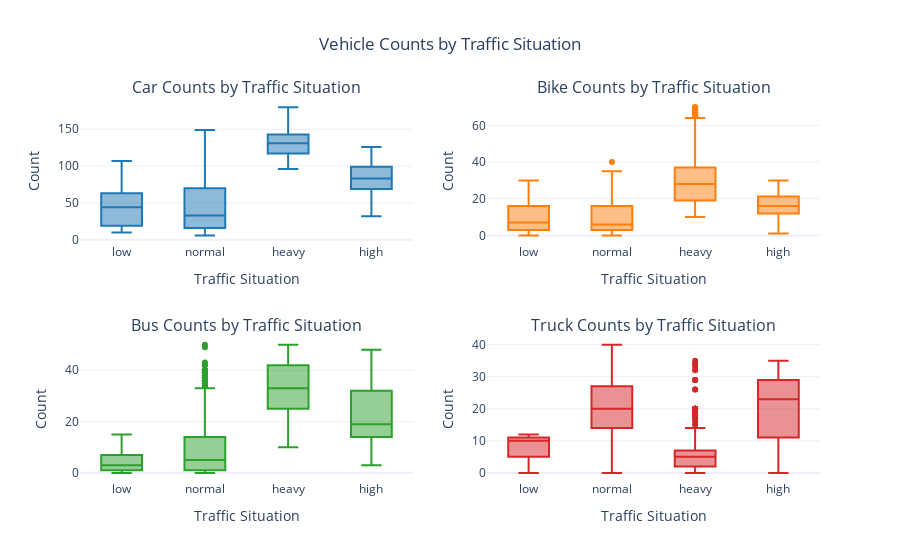

Notebook code cell kept with this figure:
### Code cell
# 5-8. Relationship between vehicle counts and traffic situation
fig = make_subplots(rows=2, cols=2, subplot_titles=("Car Counts by Traffic Situation", "Bike Counts by Traffic Situation", "Bus Counts by Traffic Situation", "Truck Counts by Traffic Situation"))

fig.add_trace(go.Box(x=traffic_df['Traffic Situation'], y=traffic_df['CarCount'], name='Car Counts', marker_color='#1f77b4'), row=1, col=1)
fig.add_trace(go.Box(x=traffic_df['Traffic Situation'], y=traffic_df['BikeCount'], name='Bike Counts', marker_color='#ff7f0e'), row=1, col=2)
fig.add_trace(go.Box(x=traffic_df['Traffic Situation'], y=traffic_df['BusCount'], name='Bus Counts', marker_color='#2ca02c'), row=2, col=1)
fig.add_trace(go.Box(x=traffic_df['Traffic Situation'], y=traffic_df['TruckCount'], name='Truck Counts', marker_color='#d62728'), row=2, col=2)

fig.update_layout(title_text='Vehicle Counts by Traffic Situation', title_x=0.5, showlegend=False, template='plotly_white')
fig.update_xaxes(title_text="Traffic Situation")
fig.update_yaxes(title_text="Count")
fig.show()

### Figure 1 — Plotly figure (JSON) as saved in the notebook; plotly's stock layout.template omitted (floating-point values rounded to 4 significant figures; data arrays with more than 128 entries replaced by an {"elided": "..."} marker saying what was removed)
{"data": [{"marker": {"color": "#1f77b4"}, "name": "Car Counts", "type": "box", "x": {"elided": "2976 str values"}, "xaxis": "x", "y": {"elided": "2976 int values"}, "yaxis": "y"}, {"marker": {"color": "#ff7f0e"}, "name": "Bike Counts", "type": "box", "x": {"elided": "2976 str values"}, "xaxis": "x2", "y": {"elided": "2976 int values"}, "yaxis": "y2"}, {"marker": {"color": "#2ca02c"}, "name": "Bus Counts", "type": "box", "x": {"elided": "2976 str values"}, "xaxis": "x3", "y": {"elided": "2976 int values"}, "yaxis": "y3"}, {"marker": {"color": "#d62728"}, "name": "Truck Counts", "type": "box", "x": {"elided": "2976 str values"}, "xaxis": "x4", "y": {"elided": "2976 int values"}, "yaxis": "y4"}], "layout": {"annotations": [{"font": {"size": 16}, "showarrow": false, "text": "Car Counts by Traffic Situation", "x": 0.225, "xanchor": "center", "xref": "paper", "y": 1, "yanchor": "bottom", "yref": "paper"}, {"font": {"size": 16}, "showarrow": false, "text": "Bike Counts by Traffic Situation", "x": 0.775, "xanchor": "center", "xref": "paper", "y": 1, "yanchor": "bottom", "yref": "paper"}, {"font": {"size": 16}, "showarrow": false, "text": "Bus Counts by Traffic Situation", "x": 0.225, "xanchor": "center", "xref": "paper", "y": 0.375, "yanchor": "bottom", "yref": "paper"}, {"font": {"size": 16}, "showarrow": false, "text": "Truck Counts by Traffic Situation", "x": 0.775, "xanchor": "center", "xref": "paper", "y": 0.375, "yanchor": "bottom", "yref": "paper"}], "showlegend": false, "title": {"text": "Vehicle Counts by Traffic Situation", "x": 0.5}, "xaxis": {"anchor": "y", "domain": [0, 0.45], "title": {"text": "Traffic Situation"}}, "xaxis2": {"anchor": "y2", "domain": [0.55, 1], "title": {"text": "Traffic Situation"}}, "xaxis3": {"anchor": "y3", "domain": [0, 0.45], "title": {"text": "Traffic Situation"}}, "xaxis4": {"anchor": "y4", "domain": [0.55, 1], "title": {"text": "Traffic Situation"}}, "yaxis": {"anchor": "x", "domain": [0.625, 1], "title": {"text": "Count"}}, "yaxis2": {"anchor": "x2", "domain": [0.625, 1], "title": {"text": "Count"}}, "yaxis3": {"anchor": "x3", "domain": [0, 0.375], "title": {"text": "Count"}}, "yaxis4": {"anchor": "x4", "domain": [0, 0.375], "title": {"text": "Count"}}}}
